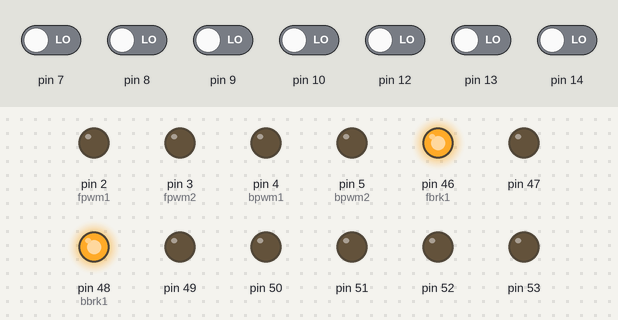
Recording of a sketch running on a simulated Arduino Mega 2560, built with avr-gcc and run on an emulated ATmega2560. Shown: output pins drawn as LEDs (lit = HIGH). Inputs (shaded band) come from the test bench; at power-on: pin 7–10, pin 12–14 LOW.

Above: at 1.2 s.
1.3 s: pin 7 driven HIGH
At 2.4 s:
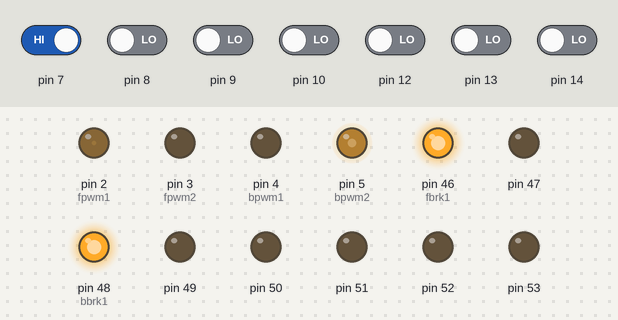
2.8 s: pin 9 driven HIGH
At 3.5 s:
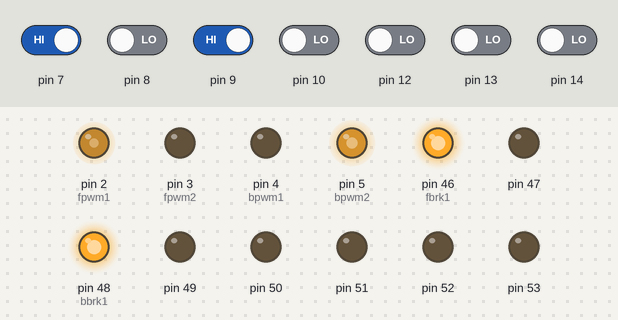
4.3 s: pin 9 driven LOW
At 4.7 s:
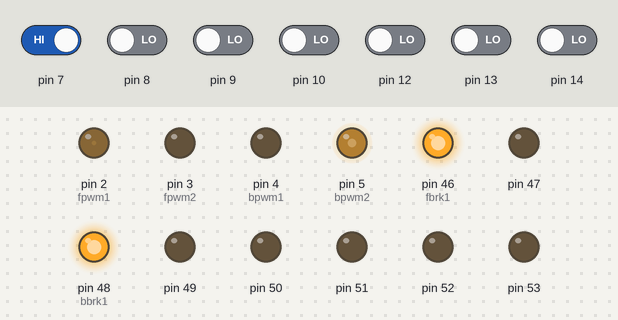
5.8 s: pin 7 driven LOW and pin 8 driven HIGH
At 7.0 s:
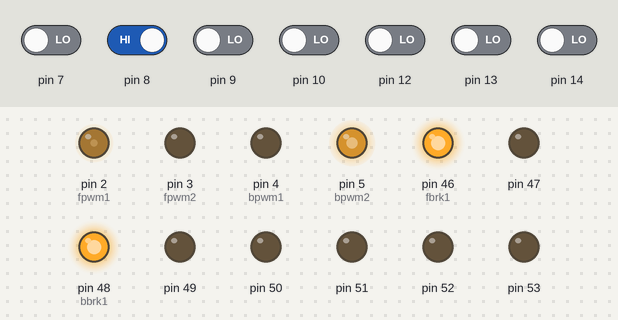
7.3 s: pin 8 driven LOW and pin 12 driven HIGH
At 8.2 s:
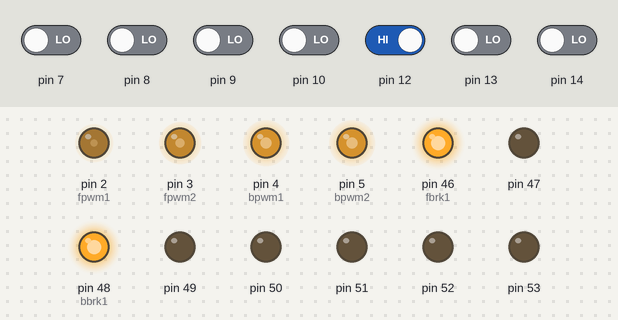
8.8 s: pin 13 driven HIGH
At 9.3 s:
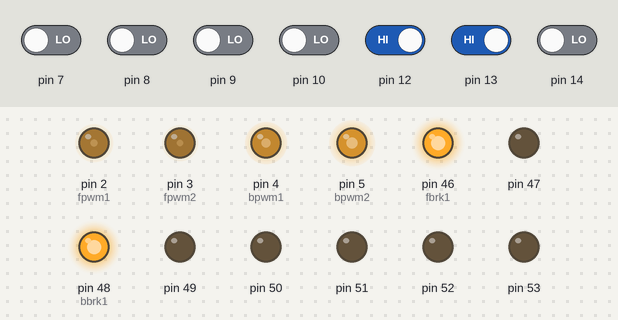
Timing chart, 0 to 11.3 s (numbered marks = the images above; inputs shaded):
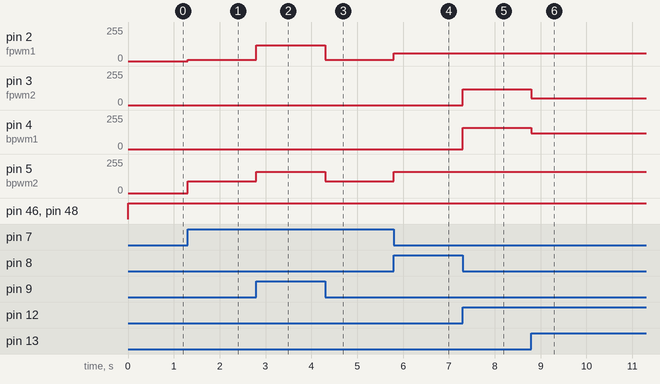

The sketch:

robocondigital.ino
```cpp
# define fdir1 50
# define fbrk1 46
# define fpwm1 2
# define fdir2 51
# define fbrk2 47
# define fpwm2 3
# define bdir1 52
# define bbrk1 48
# define bpwm1 4
# define bdir2 53
# define bpwm2 5
# define bbrk2 49

int s[8];

void setup() {

  for( byte i=0; i<=7;i++){
  s[i]=i+7;
  }


  // Setting pin 7 -14 as digital input pin
  for(byte i=7;i<=14;i++) {
    pinMode(i,INPUT);
  }

  for(byte i=2;i<=5;i++){

    pinMode(i,OUTPUT);

    }


  for(byte i=46;i<=53;i++){

    pinMode(i,OUTPUT);

    }


 }

void loop() {
  // keep moving forward
  if((digitalRead(s[3]) && digitalRead(s[4])))
  moveForward();

  else if(digitalRead(s[2])==HIGH&&digitalRead(s[1])==LOW)
  moveSlightlyRight();

  else if(digitalRead(s[1])==HIGH&&digitalRead(s[0])==LOW)
  moveRight();

  else if(digitalRead(s[0])==HIGH)
  moveExtremelyRight();

  else if(digitalRead(s[5])==HIGH&&digitalRead(s[6])==LOW)
  moveSlightlyLeft();

  else if(digitalRead(s[6])==HIGH&&digitalRead(s[7])==LOW)
  moveLeft();

  else if(digitalRead(s[7])==HIGH)
  moveExtremelyLeft();


  // If no line is detected, BREAK
  else
  brk();


}


void moveSlightlyLeft() {
  analogWrite(bpwm1,160);
  analogWrite(fpwm2,120);
}

void moveExtremelyLeft() {
  analogWrite(bpwm1,90);
  analogWrite(fpwm2,10);
}

void moveLeft() {
  analogWrite(bpwm1,120);
  analogWrite(fpwm2,50);
}

void moveSlightlyRight() {
  analogWrite(fpwm1,120);
  analogWrite(bpwm2,160);
}

void moveRight() {
  analogWrite(fpwm1,60);
  analogWrite(bpwm2,160);
}


void moveExtremelyRight() {
  analogWrite(fpwm1,10);
  analogWrite(bpwm2,90);
}

void moveForward() {
  analogWrite(fpwm1,200);
  analogWrite(bpwm2,200);
}

void brk(){

  digitalWrite(fbrk1,HIGH);
  digitalWrite(bbrk1,HIGH);


  }
```

Measured:
- after the input at 1.3 s, pin 2 (fpwm1): 0/255 → 10/255 at once; pin 5 (bpwm2): 0/255 → 90/255 at once
- after the input at 2.8 s, pin 2 (fpwm1): 10/255 → 120/255 at once; pin 5 (bpwm2): 90/255 → 160/255 at once
- after the input at 4.3 s, pin 2 (fpwm1): 120/255 → 10/255 at once; pin 5 (bpwm2): 160/255 → 90/255 at once
- after the input at 5.8 s, pin 2 (fpwm1): 10/255 → 60/255 at once; pin 5 (bpwm2): 90/255 → 160/255 at once
- after the input at 7.3 s, pin 3 (fpwm2): 0/255 → 120/255 at once; pin 4 (bpwm1): 0/255 → 160/255 at once
- after the input at 8.8 s, pin 3 (fpwm2): 120/255 → 50/255 at once; pin 4 (bpwm1): 160/255 → 120/255 at once
